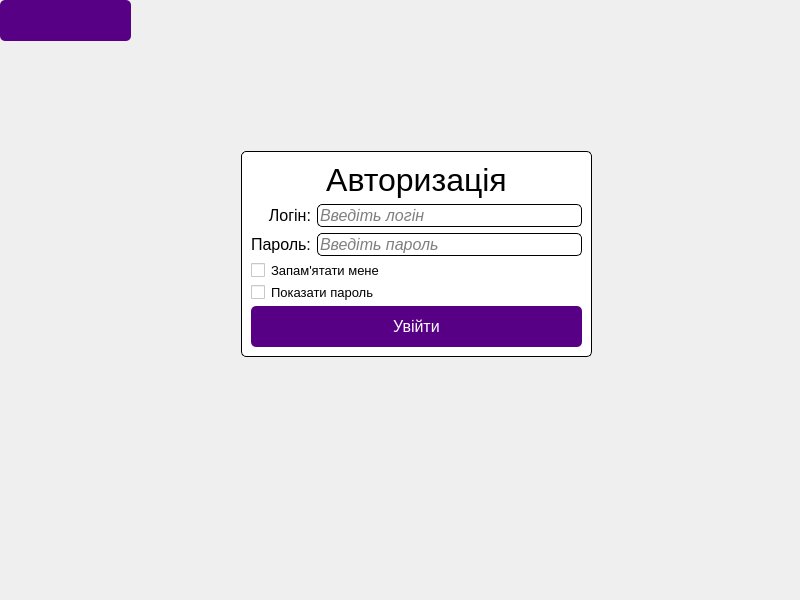
<?xml version="1.0" encoding="UTF-8"?>
<ui version="4.0">
 <class>autorization</class>
 <widget class="QMainWindow" name="autorization">
  <property name="geometry">
   <rect>
    <x>0</x>
    <y>0</y>
    <width>800</width>
    <height>600</height>
   </rect>
  </property>
  <property name="windowTitle">
   <string>MainWindow</string>
  </property>
  <widget class="QWidget" name="centralwidget">
   <widget class="QPushButton" name="pushButton_3">
    <property name="geometry">
     <rect>
      <x>0</x>
      <y>0</y>
      <width>131</width>
      <height>41</height>
     </rect>
    </property>
    <property name="font">
     <font>
      <family>Arial</family>
      <pointsize>-1</pointsize>
     </font>
    </property>
    <property name="styleSheet">
     <string notr="true">#pushButton_3 {
    background-color:rgb(87, 0, 134);
    color: white;
    font-size: 16px;
    padding: 10px;
    border-radius: 5px;
	border: none;
}

#pushButton_3:hover {
    background-color:rgb(0, 238, 255);
}

#pushButton:pressed {
    background-color:rgb(255, 255, 255);
}</string>
    </property>
    <property name="text">
     <string/>
    </property>
   </widget>
   <widget class="QWidget" name="layoutWidget">
    <property name="geometry">
     <rect>
      <x>241</x>
      <y>151</y>
      <width>351</width>
      <height>206</height>
     </rect>
    </property>
    <layout class="QVBoxLayout" name="verticalLayout_2">
     <item>
      <widget class="QGroupBox" name="groupBox">
       <property name="styleSheet">
        <string notr="true">border: 1px solid black;
border-radius: 5px;
background-color: white;</string>
       </property>
       <property name="title">
        <string/>
       </property>
       <layout class="QVBoxLayout" name="verticalLayout">
        <item>
         <widget class="QLabel" name="label">
          <property name="font">
           <font>
            <family>Arial</family>
            <pointsize>24</pointsize>
           </font>
          </property>
          <property name="styleSheet">
           <string notr="true">border: none;</string>
          </property>
          <property name="text">
           <string>Авторизація</string>
          </property>
          <property name="alignment">
           <set>Qt::AlignmentFlag::AlignCenter</set>
          </property>
         </widget>
        </item>
        <item>
         <layout class="QFormLayout" name="formLayout">
          <property name="labelAlignment">
           <set>Qt::AlignmentFlag::AlignRight|Qt::AlignmentFlag::AlignTrailing|Qt::AlignmentFlag::AlignVCenter</set>
          </property>
          <item row="0" column="0">
           <widget class="QLabel" name="label_4">
            <property name="font">
             <font>
              <family>Arial</family>
              <pointsize>12</pointsize>
             </font>
            </property>
            <property name="styleSheet">
             <string notr="true">border: none;</string>
            </property>
            <property name="text">
             <string>Логін:</string>
            </property>
            <property name="alignment">
             <set>Qt::AlignmentFlag::AlignRight|Qt::AlignmentFlag::AlignTrailing|Qt::AlignmentFlag::AlignVCenter</set>
            </property>
           </widget>
          </item>
          <item row="0" column="1">
           <widget class="QLineEdit" name="login">
            <property name="minimumSize">
             <size>
              <width>0</width>
              <height>21</height>
             </size>
            </property>
            <property name="font">
             <font>
              <family>Arial</family>
              <pointsize>12</pointsize>
              <italic>true</italic>
             </font>
            </property>
            <property name="styleSheet">
             <string notr="true">font-style: italic;</string>
            </property>
            <property name="placeholderText">
             <string>Введіть логін</string>
            </property>
           </widget>
          </item>
          <item row="1" column="0">
           <widget class="QLabel" name="label_5">
            <property name="font">
             <font>
              <family>Arial</family>
              <pointsize>12</pointsize>
             </font>
            </property>
            <property name="autoFillBackground">
             <bool>false</bool>
            </property>
            <property name="styleSheet">
             <string notr="true">border: none;</string>
            </property>
            <property name="text">
             <string>Пароль:</string>
            </property>
           </widget>
          </item>
          <item row="1" column="1">
           <widget class="QLineEdit" name="password">
            <property name="minimumSize">
             <size>
              <width>0</width>
              <height>21</height>
             </size>
            </property>
            <property name="font">
             <font>
              <family>Arial</family>
              <pointsize>12</pointsize>
              <italic>true</italic>
             </font>
            </property>
            <property name="styleSheet">
             <string notr="true">font-style: italic;</string>
            </property>
            <property name="placeholderText">
             <string>Введіть пароль</string>
            </property>
           </widget>
          </item>
         </layout>
        </item>
        <item>
         <widget class="QCheckBox" name="checkBoxremember">
          <property name="font">
           <font>
            <family>Arial</family>
            <pointsize>10</pointsize>
           </font>
          </property>
          <property name="styleSheet">
           <string notr="true">border: none;
</string>
          </property>
          <property name="text">
           <string>Запам'ятати мене</string>
          </property>
         </widget>
        </item>
        <item>
         <widget class="QCheckBox" name="checkBoxpassword">
          <property name="font">
           <font>
            <family>Arial</family>
            <pointsize>10</pointsize>
           </font>
          </property>
          <property name="styleSheet">
           <string notr="true">border: none;
</string>
          </property>
          <property name="text">
           <string>Показати пароль</string>
          </property>
         </widget>
        </item>
        <item>
         <widget class="QPushButton" name="pushButton">
          <property name="enabled">
           <bool>true</bool>
          </property>
          <property name="sizePolicy">
           <sizepolicy hsizetype="Preferred" vsizetype="Preferred">
            <horstretch>32</horstretch>
            <verstretch>0</verstretch>
           </sizepolicy>
          </property>
          <property name="minimumSize">
           <size>
            <width>329</width>
            <height>41</height>
           </size>
          </property>
          <property name="maximumSize">
           <size>
            <width>16777215</width>
            <height>41</height>
           </size>
          </property>
          <property name="font">
           <font>
            <family>Arial</family>
            <pointsize>-1</pointsize>
           </font>
          </property>
          <property name="styleSheet">
           <string notr="true">#pushButton {
    background-color:rgb(87, 0, 134);
    color: white;
    font-size: 16px;
    padding: 10px;
    border-radius: 5px;
	border: none;
}

#pushButton:hover {
    background-color:rgb(0, 238, 255);
}

#pushButton:pressed {
    background-color:rgb(255, 255, 255);
}</string>
          </property>
          <property name="text">
           <string>Увійти</string>
          </property>
         </widget>
        </item>
       </layout>
      </widget>
     </item>
    </layout>
   </widget>
   <widget class="QWidget" name="widget" native="true">
    <property name="geometry">
     <rect>
      <x>0</x>
      <y>0</y>
      <width>800</width>
      <height>600</height>
     </rect>
    </property>
    <property name="styleSheet">
     <string notr="true">background-image: url(:/images/Back1.png);</string>
    </property>
   </widget>
   <zorder>widget</zorder>
   <zorder>pushButton_3</zorder>
   <zorder>layoutWidget</zorder>
  </widget>
 </widget>
 <resources/>
 <connections/>
</ui>
